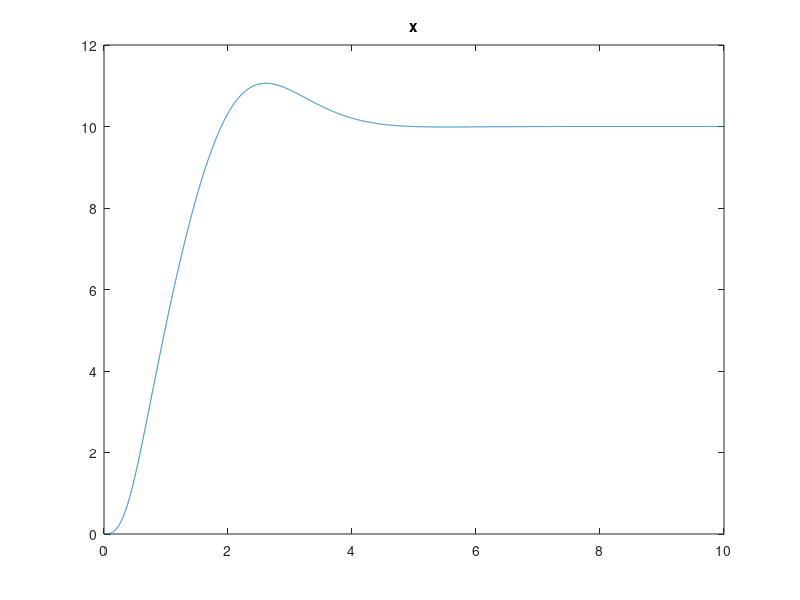
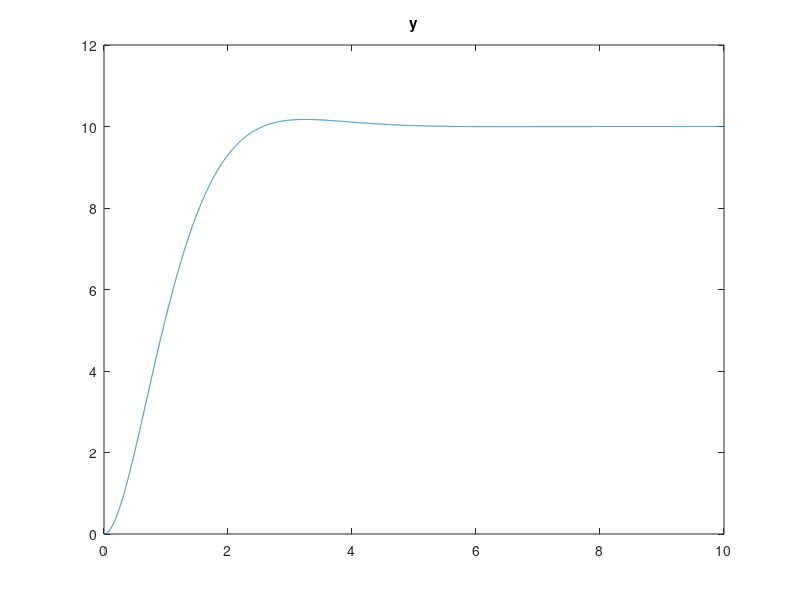
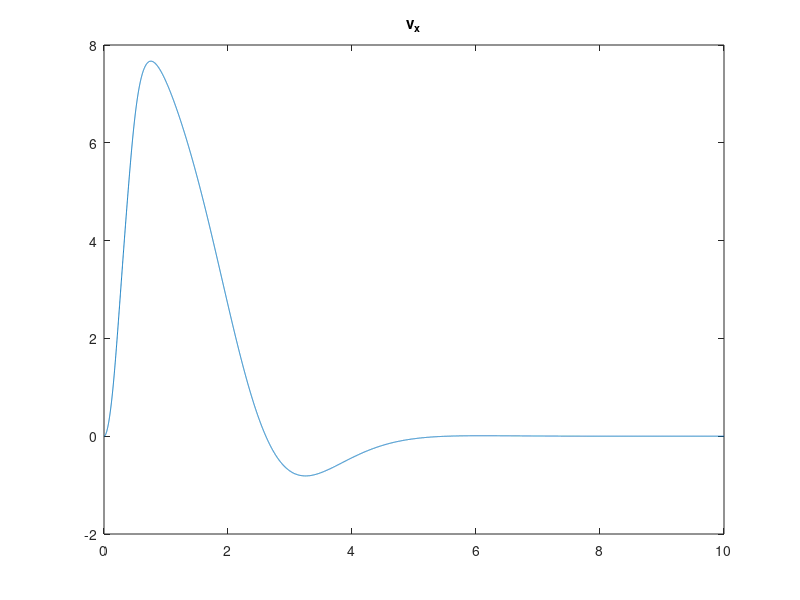
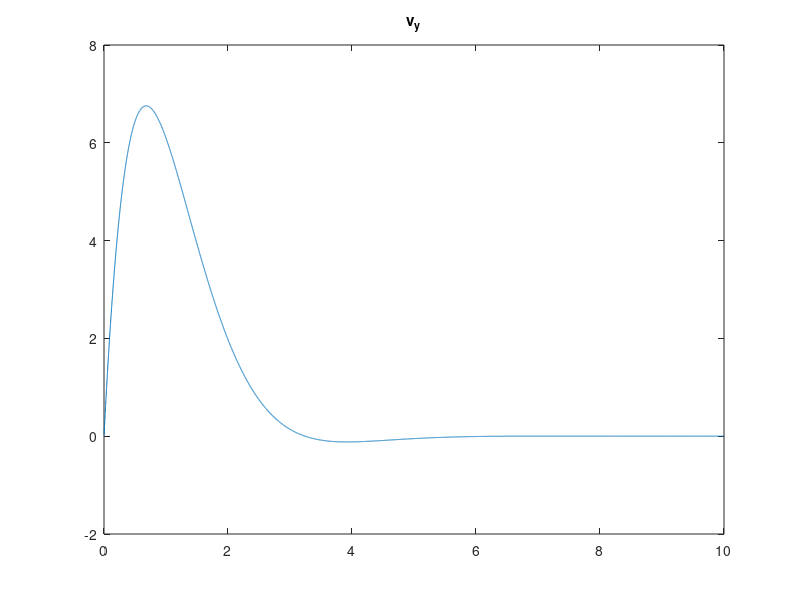

Write the MATLAB code that produced these figures, in order.

clear
close all

g = 9.8;
sim_time    = 10;
dt          = 0.001;

num_steps   = sim_time / dt;
steps = 1 : num_steps;
t = steps * dt;

% Desired Conditions
x_r = 10;
y_r = 10;

% Controller values
K_v         = 1;
K_a         = 2.5;
K_omega     = 10;

max_theta   = pi / 4;
max_omega   = 30 / 60 * 2 * pi;

% Initial Conditions
m = 1;
x       = zeros(size(steps));
y       = zeros(size(steps));
v_x     = zeros(size(steps));
v_y     = zeros(size(steps));
theta   = zeros(size(steps));
omega   = zeros(size(steps));

% Start of sim

F_g = m * g;

for n = steps
    p = max([n - 1, 1]);
    x0 = x(p);
    y0 = y(p);
    v_x0 = v_x(p);
    v_y0 = v_y(p);
    theta0 = theta(p);

    % Calculate inputs
    v_x_in      = -K_v * (x0 - x_r);
    v_y_in      = -K_v * (y0 - y_r);

    a_x_in      = -K_a * (v_x0 - v_x_in);
    a_y_in      = -K_a * (v_y0 - v_y_in);

    theta_in    = atan(a_x_in / g);
    theta_in    = min([theta_in, max_theta]);
    theta_in    = max([theta_in, -max_theta]);

    omega_in    = -K_omega * (theta0 - theta_in);
    omega_in    = min([omega_in, max_omega]);
    omega_in    = max([omega_in, -max_omega]);
    
    F_thrust_y = m * a_y_in + F_g;
    F_thrust = F_thrust_y / cos(theta0);

    % Update state
    a_x = F_thrust * sin(theta0) / m;
    a_y = (F_thrust * cos(theta0) - F_g) / m;

    v_x(n) = v_x0 + a_x * dt;
    v_y(n) = v_y0 + a_y * dt;

    x(n) = x0 + v_x0 * dt + 0.5 * a_x * dt * dt;
    y(n) = y0 + v_y0 * dt + 0.5 * a_y * dt * dt;
    
    theta(n) = theta0 + omega_in * dt;
    omega(n) = omega_in;
end

figure
plot(t, x)
title('x')

figure
plot(t, y)
title('y')

figure
plot(t, v_x)
title('v_x')

figure
plot(t, v_y)
title('v_y')

figure
plot(t, theta * 180 / pi)
title('theta in deg')

figure
plot(t, omega * 180 / pi)
title('omega in deg/s')
